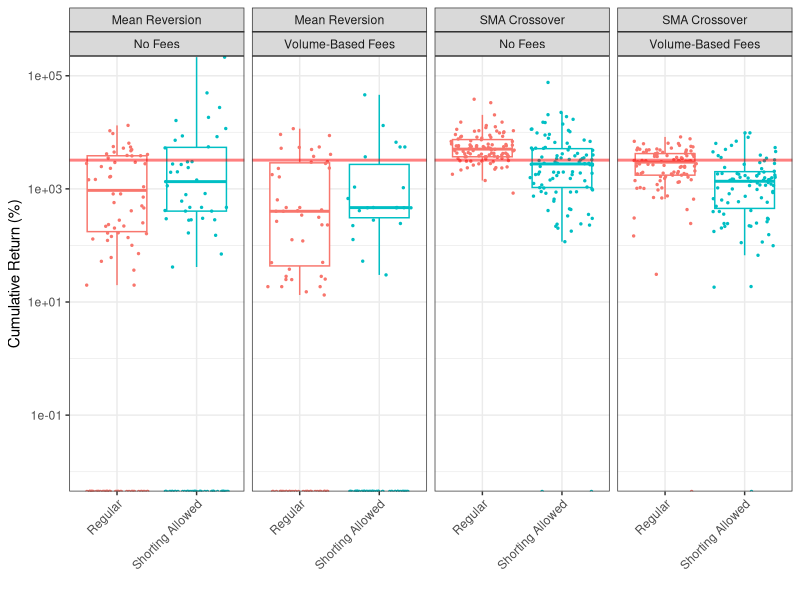
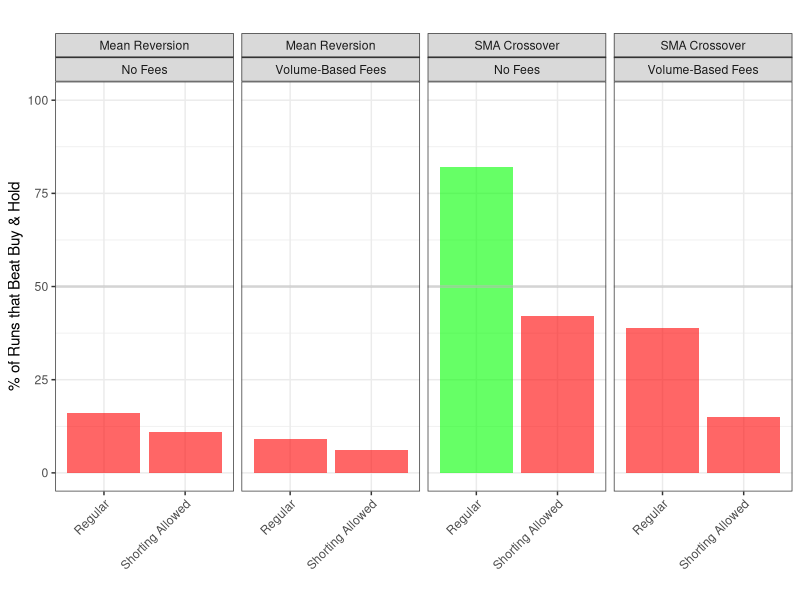
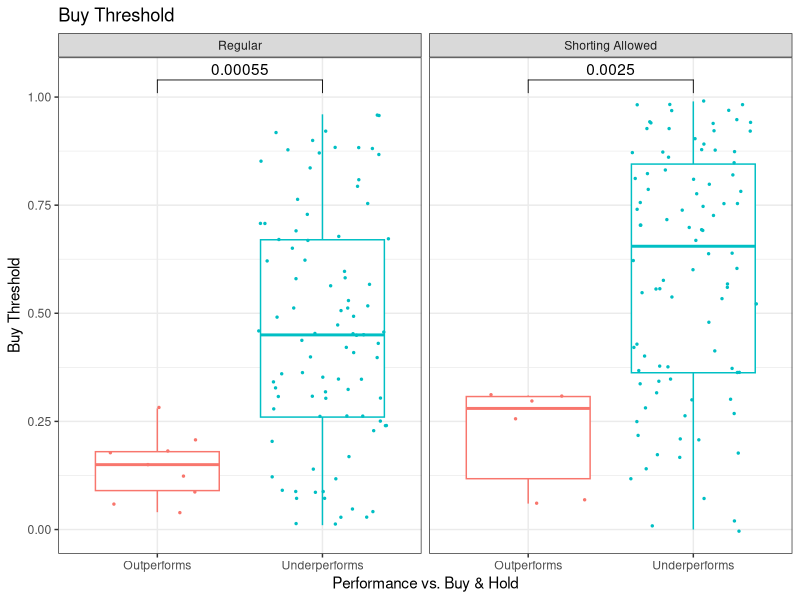
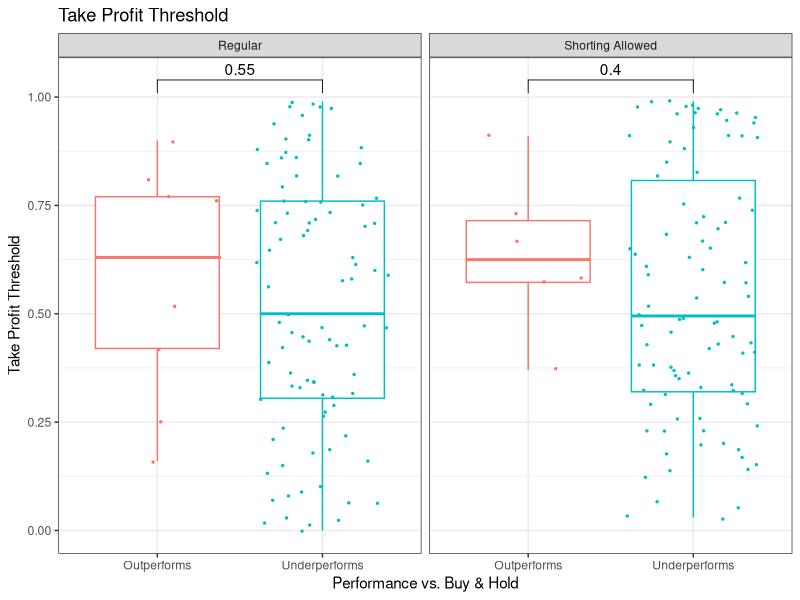
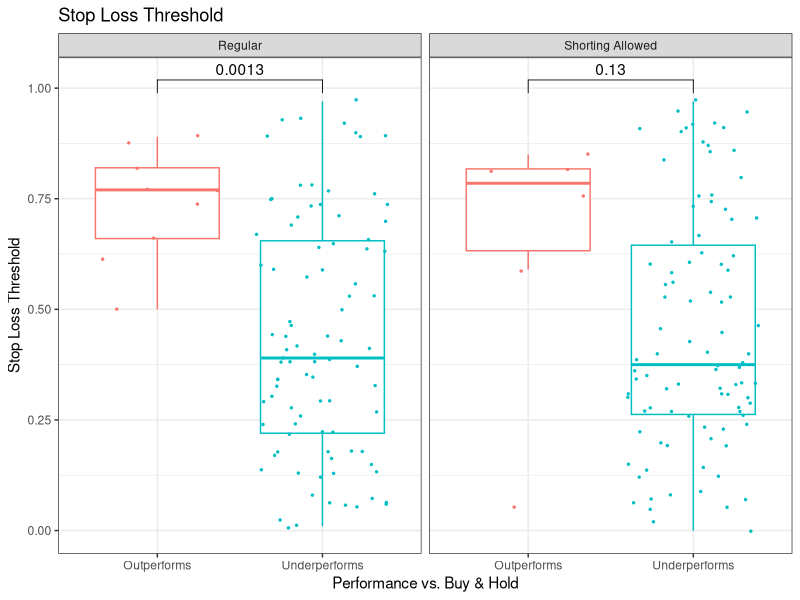
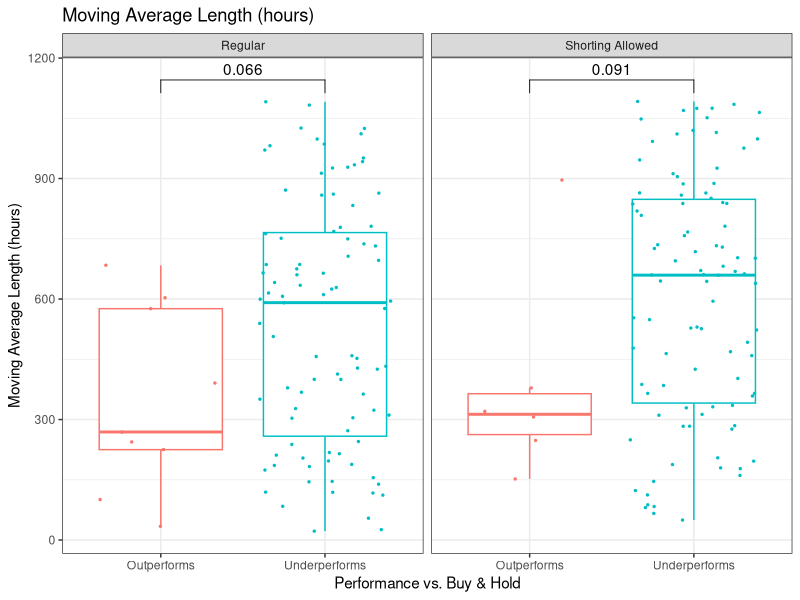
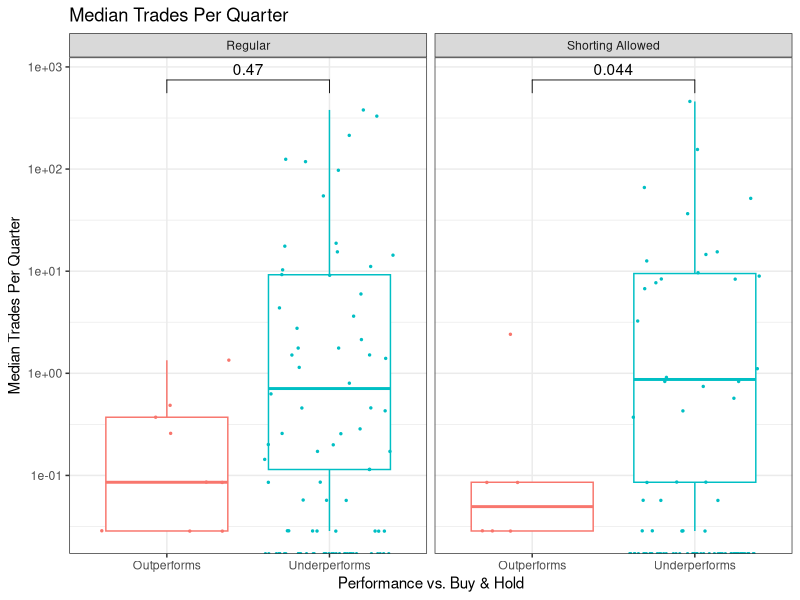
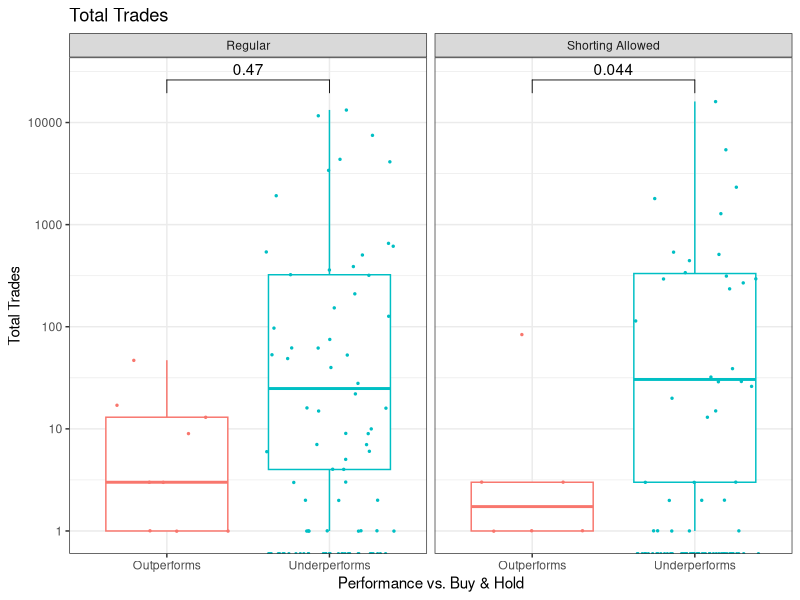

These figures' R source, in order:
## ---- chunk 1
library(tidyverse)
library(magrittr)
## ---- chunk 2
df1 <- read_csv("run_output/mean_reversion_no_shorting_no_fee.csv")
df1$strategy <- "Mean Reversion"
df1$shorting <- FALSE
df1$fees <- FALSE

df2 <- read_csv("run_output/mean_reversion_no_shorting_with_fee.csv")
df2$strategy <- "Mean Reversion"
df2$shorting <- FALSE
df2$fees <- TRUE

df3 <- read_csv("run_output/mean_reversion_shorting_no_fee.csv")
df3$strategy <- "Mean Reversion"
df3$shorting <- TRUE
df3$fees <- FALSE

df4 <- read_csv("run_output/mean_reversion_shorting_with_fee.csv")
df4$strategy <- "Mean Reversion"
df4$shorting <- TRUE
df4$fees <- TRUE

df5 <- read_csv("run_output/sma_crossover_no_shorting_no_fee.csv")
df5$strategy <- "SMA Crossover"
df5$shorting <- FALSE
df5$fees <- FALSE

df6 <- read_csv("run_output/sma_crossover_no_shorting_with_fee.csv")
df6$strategy <- "SMA Crossover"
df6$shorting <- FALSE
df6$fees <- TRUE

df7 <- read_csv("run_output/sma_crossover_shorting_no_fee.csv")
df7$strategy <- "SMA Crossover"
df7$shorting <- TRUE
df7$fees <- FALSE

df8 <- read_csv("run_output/sma_crossover_shorting_with_fee.csv")
df8$strategy <- "SMA Crossover"
df8$shorting <- TRUE
df8$fees <- TRUE

#combine all datasets
all_data <- df1 %>% full_join(df2) %>% full_join(df3) %>% full_join(df4) %>% full_join(df5) %>% full_join(df6) %>% full_join(df7) %>% full_join(df8)
all_data
## ---- chunk 3
all_data %<>% mutate(shorting_label = case_when(
  shorting %in% c(FALSE) ~ "Regular",
  shorting %in% c(TRUE) ~ "Shorting"
)) %>% mutate(fee_label = case_when(
  fees %in% c(FALSE) ~ "No-Fee",
  fees %in% c(TRUE) ~ "Fees"
)) %>% mutate(run_type = paste0(strategy, "_", shorting_label, "_", fee_label)) %>% select(-shorting_label, -fee_label)

all_data
## ---- chunk 4
all_data %<>% select(-`...1`, -stdev_return_rate, -sharpe_ratio)
## ---- chunk 5
p1 <- all_data %>% mutate(shorting = case_when(
    shorting == FALSE ~ "Regular",
    shorting == TRUE ~ "Shorting Allowed"
  )) %>% mutate(fees = case_when(
    fees == FALSE ~ "No Fees",
    fees == TRUE ~ "Volume-Based Fees"
  )) %>% ggplot(aes(x = shorting, y = cumulative_return*100, color=shorting)) + geom_boxplot(outlier.shape = NA) + geom_jitter(size=0.5) + theme_bw() + xlab("") + ylab("Cumulative Return (%)") + theme(legend.position = "none") + scale_y_log10() + coord_cartesian(ylim = c(0.01, 100000)) +
  geom_hline(yintercept = 3224.857, color = "red", size = 1, alpha = 0.5) + facet_grid(~ strategy + fees) +
  theme(axis.text.x = element_text(angle = 45, hjust = 1), legend.position = "none")
p1 
## ---- chunk 6
count_greater_than_threshold <- all_data %>%
  group_by(run_type, strategy, shorting, fees) %>%
  summarise(count = sum(cumulative_return > 32.24857)) %>% mutate(shorting = case_when(
    shorting == FALSE ~ "Regular",
    shorting == TRUE ~ "Shorting Allowed"
  )) %>% mutate(fees = case_when(
    fees == FALSE ~ "No Fees",
    fees == TRUE ~ "Volume-Based Fees"
  ))


p2 <- ggplot(count_greater_than_threshold, aes(x = shorting, y = count)) +
  geom_bar(stat = "identity", alpha = 0.6, aes(fill = ifelse(count > 50, "green", "red"))) +
  labs(x = "", y = "% of Runs that Beat Buy & Hold", title = "") +
  coord_cartesian(ylim = c(0, 100)) +
  theme_bw() +
  geom_hline(yintercept = 50, color = "grey", size = 1, alpha = 0.5) +
  theme(axis.text.x = element_text(angle = 45, hjust = 1), legend.position = "none") +
  scale_fill_manual(values = c("red" = "red", "green" = "green")) + facet_grid(~ strategy + fees)

p2
## ---- chunk 7
sma_crossover_regression_data <- all_data %>% filter(strategy %in% c("SMA Crossover")) %>% filter(fees == TRUE)

# Perform regression analysis
model <- lm(cumulative_return ~ total_trades + shorting, data = sma_crossover_regression_data)

# Display the summary of the regression model
summary(model)
## ---- chunk 8
sma_crossover_regression_data <- all_data %>% filter(strategy %in% c("SMA Crossover")) %>% filter(fees == FALSE)

# Perform regression analysis
model <- lm(cumulative_return ~ total_trades + shorting, data = sma_crossover_regression_data)

# Display the summary of the regression model
summary(model)
## ---- chunk 9
all_data$greater_than_threshold <- ifelse(all_data$cumulative_return > 32.24857, 1, 0)

tradeable_winning_strategies <- all_data %>% arrange(desc(profitable_quarters)) %>% filter(greater_than_threshold == 1) %>% filter(fees == TRUE) %>% filter(shorting == FALSE) %>% arrange(desc(profitable_quarters))

tradeable_losing_strategies <- all_data %>% arrange(desc(profitable_quarters)) %>% filter(greater_than_threshold == 0) %>% filter(fees == TRUE) %>% filter(shorting == FALSE)

## ---- chunk 10
plot_function <- function(all_data, y_col, y_label, scale_log = FALSE) {
  library(ggpubr)
  
  data_processed <- all_data %>%
    filter(strategy == "Mean Reversion", fees == TRUE) %>%
    mutate(
      run_label = case_when(
        greater_than_threshold == 0 ~ "Underperforms",
        greater_than_threshold == 1 ~ "Outperforms"
      ),
      shorting = case_when(
        shorting == TRUE ~ "Shorting Allowed",
        shorting == FALSE ~ "Regular"
      )
    )
  
  plot <- data_processed %>%
    ggplot(aes(x = run_label, y = !!sym(y_col), color = run_label)) +
    geom_boxplot(outlier.shape = NA) +
    geom_jitter(size = 0.5) +
    theme_bw() +
    xlab("Performance vs. Buy & Hold") +
    ylab(y_label) +
    theme(legend.position = "none") +
    ggtitle(y_label) +
    stat_compare_means(comparisons = list(c("Underperforms", "Outperforms"))) +
    facet_grid(~ shorting)
  
  if (scale_log) {
    plot <- plot + scale_y_log10()
  }
  
  return(plot)
}

# Now you can use this function for any column in your dataset

p3 <- plot_function(all_data, "buy_threshold", "Buy Threshold")
p4 <- plot_function(all_data, "take_profit_threshold", "Take Profit Threshold")
p5 <- plot_function(all_data, "stop_loss_threshold", "Stop Loss Threshold")
p6 <- plot_function(all_data, "ma", "Moving Average Length (hours)")
p7 <- plot_function(all_data, "mean_trades_per_quarter", "Median Trades Per Quarter", scale_log = TRUE)
p8 <- plot_function(all_data, "total_trades", "Total Trades", scale_log = TRUE)

p3
p4
p5
p6
p7
p8
## ---- chunk 11
library(patchwork)
# Combine the plots using patchwork
combined_plot <- p3 + p5 + p6 + p7 + p8

# Display the combined plot
combined_plot
## ---- chunk 12
plot_function <- function(all_data, y_col, y_label, scale_log = FALSE) {
  library(ggpubr)
  
  data_processed <- all_data %>%
    filter(strategy == "SMA Crossover", fees == TRUE) %>%
    mutate(
      run_label = case_when(
        greater_than_threshold == 0 ~ "Underperforms",
        greater_than_threshold == 1 ~ "Outperforms"
      ),
      shorting = case_when(
        shorting == TRUE ~ "Shorting Allowed",
        shorting == FALSE ~ "Regular"
      )
    )
  
  plot <- data_processed %>%
    ggplot(aes(x = run_label, y = !!sym(y_col), color = run_label)) +
    geom_boxplot(outlier.shape = NA) +
    geom_jitter(size = 0.5) +
    theme_bw() +
    xlab("Performance vs. Buy & Hold") +
    ylab(y_label) +
    theme(legend.position = "none") +
    ggtitle(y_label) +
    stat_compare_means(comparisons = list(c("Underperforms", "Outperforms"))) +
    facet_grid(~ shorting)
  
  if (scale_log) {
    plot <- plot + scale_y_log10()
  }
  
  return(plot)
}

# Now you can use this function for any column in your dataset

p9 <- plot_function(all_data, "ma1_length", "Short Moving Average Length (MA1)")
p10 <- plot_function(all_data, "ma2_length", "Long Moving Average Length (MA2)")
p11 <- plot_function(all_data, "mean_trades_per_quarter", "Median Trades Per Quarter", scale_log = TRUE)
p12 <- plot_function(all_data, "total_trades", "Total Trades", scale_log = TRUE)

p9
p10
p11
p12
## ---- chunk 13
library(patchwork)
# Combine the plots using patchwork
combined_plot <- p9 + p10 + p11 +p12

# Display the combined plot
combined_plot
